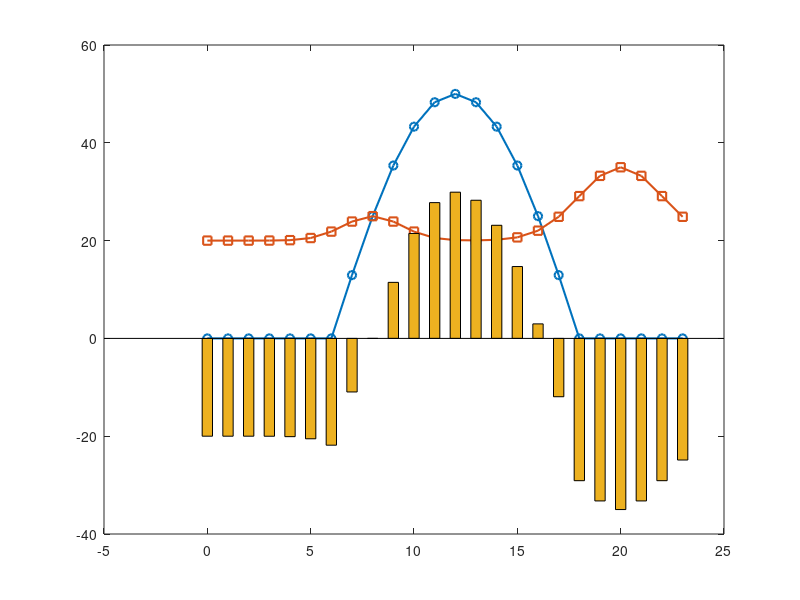

MATLAB code to generate this figure: (Note: this script raises an error after producing the figure.)
% ch01_energy_balance.m  -  first look at a daily energy balance (Chapter 1)
clear; clc; close all;

t = 0:23;                                   % hours of the day

% --- Illustrative PV profile (kW): bell shape between 6 h and 18 h
P_pv_rated = 50;                            % installed PV power (kW)
P_pv = P_pv_rated * max(0, sin(pi*(t-6)/12));

% --- Illustrative load profile (kW): base + evening peak
P_load = 20 + 15*exp(-((t-20).^2)/8) + 5*exp(-((t-8).^2)/4);

% --- Net power: positive = surplus, negative = deficit
P_net = P_pv - P_load;

E_surplus = sum(P_net(P_net > 0));          % kWh (1-hour steps)
E_deficit = -sum(P_net(P_net < 0));         % kWh

fprintf('Daily PV energy : %6.1f kWh\n', sum(P_pv));
fprintf('Daily load      : %6.1f kWh\n', sum(P_load));
fprintf('Surplus         : %6.1f kWh\n', E_surplus);
fprintf('Deficit         : %6.1f kWh\n', E_deficit);

% --- Plot
figure('Color','w');
plot(t, P_pv, '-o', 'LineWidth', 1.5); hold on;
plot(t, P_load, '-s', 'LineWidth', 1.5);
bar(t, P_net, 0.5, 'FaceAlpha', 0.3);
yline(0, 'k-');
xlabel('Hour of the day'); ylabel('Power (kW)');
legend('PV production', 'Load', 'Net power', 'Location', 'northwest');
title('Daily energy balance (illustrative profiles)');
grid on; xlim([0 23]);
if ~exist('results', 'dir'), mkdir('results'); end
exportgraphics(gcf, 'results/ch01_energy_balance.png', 'Resolution', 300);
